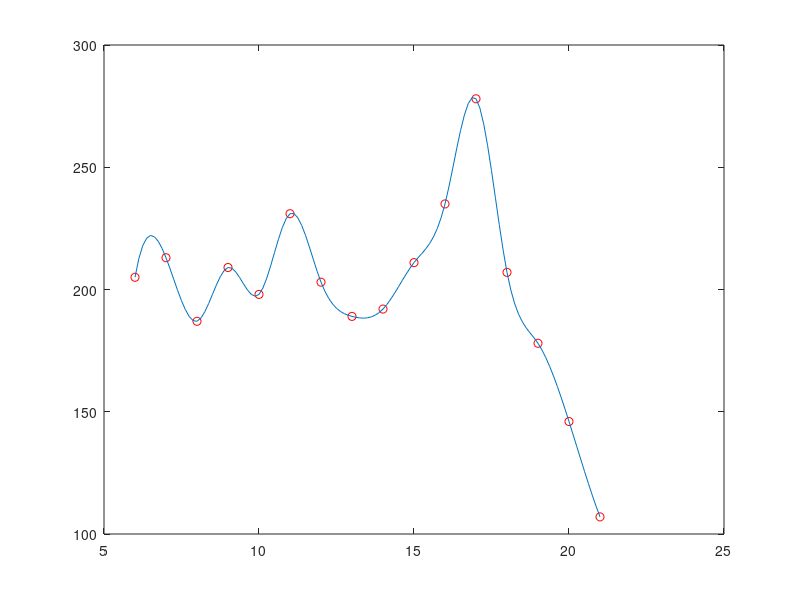

Reproduce this figure in MATLAB.
clear all;
clc

x=linspace(6,21,16);
y=[205,213,187,209,198,231,203,189,192,211,235,278,207,178,146,107];
xx=6:0.125:21;
yy=spline(x,y,xx);
figure;
plot(x,y,'ro',xx,yy)
